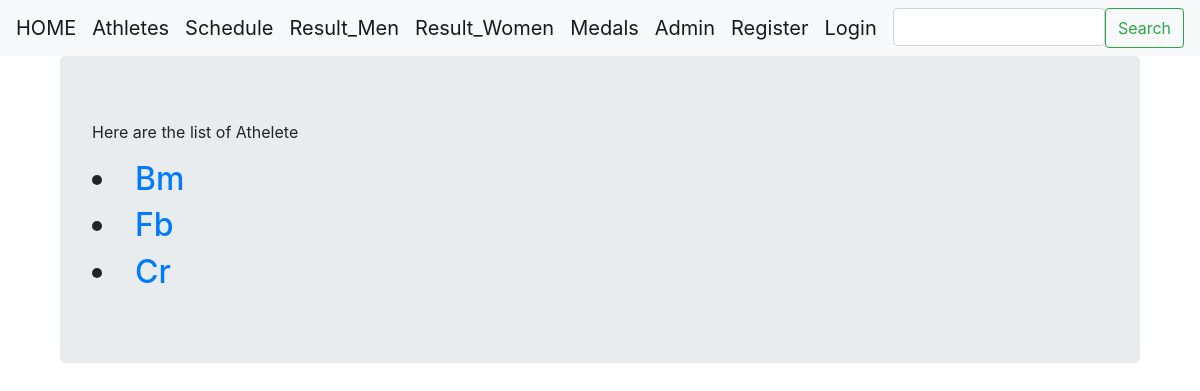
/sangarsh/result_men/, run on an earlier commit of the app's database.
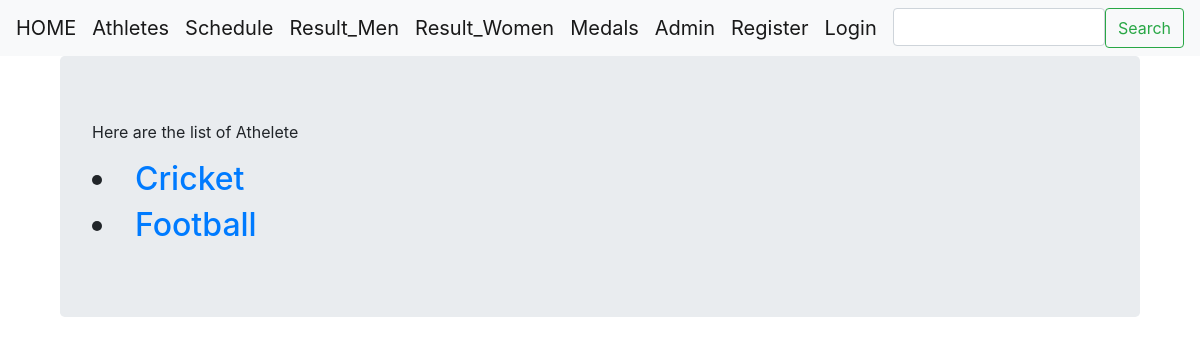
And on a later commit of the database.
### basic_app/models.py (models this page shows, shortened)
class Result_Men(models.Model):
    CRICKET = 'Cricket'
    FOOTBALL = 'Football'
    HOCKEY = 'Hockey'
    BADMINTON = 'Badminton'
    VOLLEYBALL = 'Volleyball'
    SPORT_CHOICES = [
        (CRICKET, 'Cricket'),
        (FOOTBALL, 'Football'),
        (HOCKEY, 'Hockey'),
        (BADMINTON, 'Badminton'),
        (VOLLEYBALL, 'Volleyball'),
    ]
    sport = models.CharField(max_length = 32,choices = SPORT_CHOICES,null=False, blank=False,default='',unique=True)
    gold_medal = models.ForeignKey(User,on_delete = models.CASCADE,related_name="gold_men",null=True,blank=True,default = 'gold')
    silver_medal = models.ForeignKey(User,on_delete = models.CASCADE,related_name="silver_men",null=True,blank=True)
    bronze_medal = models.ForeignKey(User,on_delete = models.CASCADE,related_name="bronze_men",null=True,blank=True)
    class Meta:
        unique_together = ('gold_medal','silver_medal','bronze_medal',)

### basic_app/views.py (the view)
# urls.py: path('result_men/',views.ResultMenListView.as_view(),name = "result_men"),
class ResultMenListView(ListView):
    context_object_name = 'result_men'
    model = models.Result_Men
    ordering = ['id']
    paginate_by = 5
    template_name = 'basic_app/result_men.html'

### templates/basic_app/result_men.html (shortened to what this page needs)
{% extends "basic_app/base.html" %}
{% load static %}
{% block body_block %}
  <div class="container">
    <div class="jumbotron">
      <p> Here are the list of Athelete<p>
        {% for s in result_men %}
          <h2><li><a href="{{ s.id }}">{{s.sport}}</a></li></h2>
        {% endfor %}
    </div>
  </div>
{% endblock %}

What changed in the data, as far as the page shows it:
removed Result_Men: sport "Bm"
removed Result_Men: sport "Fb"
removed Result_Men: sport "Cr"
added Result_Men: sport "Cricket"
added Result_Men: sport "Football"
